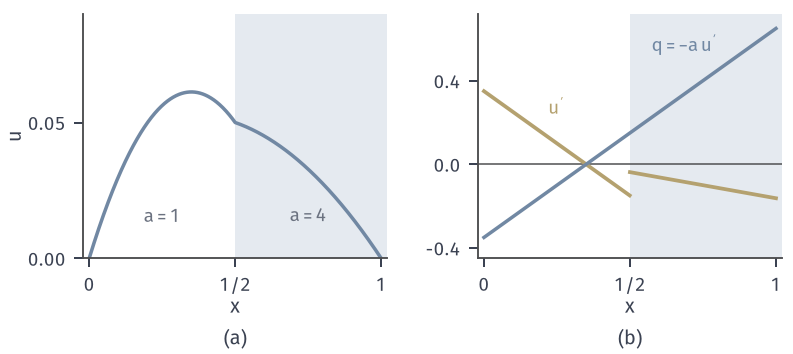

This figure's Python source:
from pathlib import Path
import sys
HERE = Path(__file__).resolve().parent
sys.path.insert(0, str(HERE.parent/"ellip-common"))
from ellip_fig import *
# -(a u')'=1, a=1 (x<1/2), a=4 (x>1/2), u(0)=u(1)=0.
C = -7/20
a = np.where(X < .5, 1., 4.)
up = -(X+C)/a
uL = -(X**2/2+C*X)
uR = ((1+2*C*1)-(X**2+2*C*X))/8
u = np.where(X < .5, uL, uR)
fig, axes = figure(width_mm=112, height_mm=50, ncols=2)
panel(fig, left=.105, wspace=.3, bottom=.27)
ax = axes[0]
ax.axvspan(.5, 1.02, color=BLUE_FILL, lw=0)
ax.plot(X, u, color=BLUE, lw=1.4)
lab(ax, .25, .012, '$a=1$', MUTED, ha='center', va='bottom'); lab(ax, .75, .012, '$a=4$', MUTED, ha='center', va='bottom')
ax.set_xlim(-.02, 1.02); ax.set_ylim(0, .09); ax.set_xticks([0, .5, 1]); ax.set_xticklabels(['0', '1/2', '1']); ax.set_yticks([0, .05]); hat01(ax, yl='$u$')
ax = axes[1]
ax.axvspan(.5, 1.02, color=BLUE_FILL, lw=0)
ax.axhline(0, color=STROKE, lw=.6)
ax.plot(X[X < .5], up[X < .5], color=YELLOW, lw=1.5); ax.plot(X[X >= .5], up[X >= .5], color=YELLOW, lw=1.5)
q = X+C
ax.plot(X, q, color=BLUE, lw=1.4)
lab(ax, .22, .24, r"$u'$", YELLOW); lab(ax, .8, .54, r"$q=-a\,u'$", BLUE, ha='right')
ax.set_xlim(-.02, 1.02); ax.set_ylim(-.45, .72); ax.set_xticks([0, .5, 1]); ax.set_xticklabels(['0', '1/2', '1']); ax.set_yticks([-.4, 0, .4]); hat01(ax)
tags(fig, axes)
i = 500
save(fig, HERE, 'figure', {'C': C, 'u(1/2)': float(u[i]), 'jump': [float(up[i-1]), float(up[i+1])]})
print(u[i], uR[i], uL[i], up[i-1], up[i+1])
